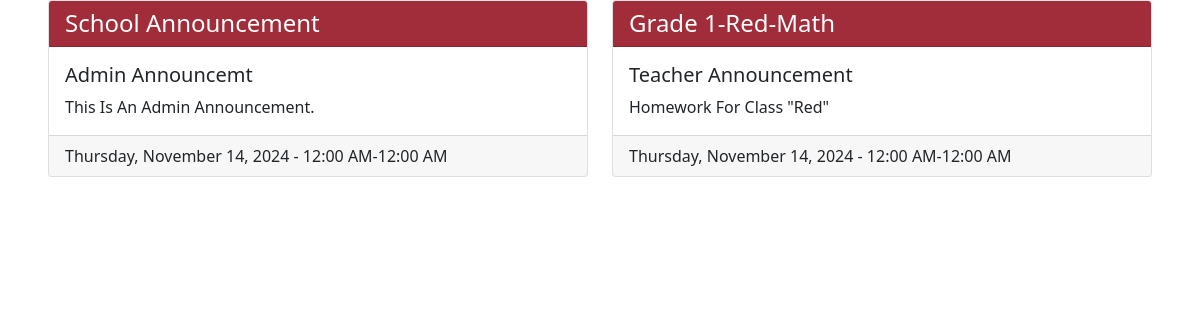
Screenshot of /home.php (signed in) with the database file from the repository.
### tables this page shows
CREATE TABLE `announcement` (
  `Id` int(11) NOT NULL,
  `class_id` int(10) NOT NULL,
  `admin_faculty_id` int(10) NOT NULL,
  `type` varchar(50) NOT NULL,
  `title` varchar(50) NOT NULL,
  `description` varchar(50) NOT NULL,
  `start_time` time NOT NULL,
  `end_time` time NOT NULL,
  `announce_date` date NOT NULL,
  `status` int(10) NOT NULL DEFAULT 1,
  `addet_At` datetime NOT NULL DEFAULT current_timestamp()
);

CREATE TABLE `teacher_announcement` (
  `Id` int(50) NOT NULL,
  `class_id` varchar(50) NOT NULL,
  `faculty_id` varchar(50) NOT NULL,
  `type` varchar(50) NOT NULL,
  `title` varchar(50) NOT NULL,
  `description` varchar(50) NOT NULL,
  `start_time` time NOT NULL,
  `end_time` time NOT NULL,
  `announce_date` date NOT NULL,
  `status` int(11) NOT NULL DEFAULT 1,
  `added_At` datetime NOT NULL DEFAULT current_timestamp()
);

### home.php (the view, shortened to what this page needs)
<?php include 'database/db_connect.php';
?>
<!DOCTYPE html>
<html lang="en">
<head>
  <link href="https://cdn.jsdelivr.net/npm/bootstrap@5.1.3/dist/css/bootstrap.min.css" rel="stylesheet">
</head>
<body style= >
<div class="row px-5 pb-5 pt-0">
    <div class="col-md-6">
        <?php
            $sql = $connection->query("SELECT Id, type, title, description, announce_date, CONCAT(DATE_FORMAT(start_time, '%l:%i %p'), '-', DATE_FORMAT(end_time, '%l:%i %p')) AS `time` FROM announcement ORDER BY start_time ASC");
            while($row = $sql->fetch_assoc()):
        ?>
        <div class="card mb-3">
            <div class="card-header card-header-custom">
                <h4 class="mb-0"><?php echo ucwords($row['type']) ?> Announcement</h4>
            </div>
            <div class="card-body">
                <h5 class="card-title"><?php echo ucwords($row['title']) ?></h5>
                <p class="card-text"><?php echo ucwords($row['description']) ?></p>
            </div>
            <div class="card-footer">
                <?php echo date('l, F j, Y', strtotime($row['announce_date'])); ?> - <?php echo ucwords($row['time']) ?>
            </div>
        </div>
        <?php endwhile; ?>
    </div>
    <div class="col-md-6">
        <?php
            $sql = $connection->query("SELECT ta.Id, ta.title as title, ta.description as description ,ta.announce_date as t_announce, CONCAT(DATE_FORMAT(ta.start_time, '%l:%i %p'), '-', DATE_FORMAT(ta.end_time, '%l:%i %p')) AS `t_time`, ta.class_id, CONCAT(glevel.Gradelevel, '-', c.Section, '-', s.Subject) AS `class` FROM teacher_announcement ta LEFT JOIN `class_subjects` cs ON ta.class_id = cs.Id LEFT JOIN `class` c ON cs.class_id = c.Id INNER JOIN gradelevel glevel ON glevel.Id = c.Gradelevel_Id LEFT JOIN subjects s ON s.Id = cs.subject_id  ORDER BY ta.announce_date ASC, CONCAT(glevel.Gradelevel, '-', c.Section) ASC;");
            while($row = $sql->fetch_assoc()):
        ?>
        <div class="card mb-3">
        <div class="card-header" style="background-color: rgb(161, 45, 58); color: white;">
                <h4 class="mb-0"><?php echo ucwords($row['class']) ?></h4>
            </div>
            <div class="card-body">
                <h5 class="card-title"><?php echo ucwords($row['title']) ?></h5>
                <p class="card-text"><?php echo ucwords($row['description']) ?></p>
            </div>
            <div class="card-footer">
                <?php echo date('l, F j, Y', strtotime($row['t_announce'])); ?> - <?php echo ucwords($row['t_time']) ?>
            </div>
        </div>
        <?php endwhile; ?>
    </div>
</div>
</body>
</html>

### home.php (style rules this page uses)
.card-header-custom { background-color: rgb(161, 45, 58); color: white !important; }

### rows the page displays
announcement: type "School", title "Admin Announcemt", description "This Is An Admin Announcement.", announce_date "Thursday, November 14, 2024", time "12:00 AM-12:00 AM"
teacher_announcement: class "Grade 1-Red-Math", title "Teacher Announcement", description "Homework For Class \"Red\"", announce_date "Thursday, November 14, 2024", t_time "12:00 AM-12:00 AM"
